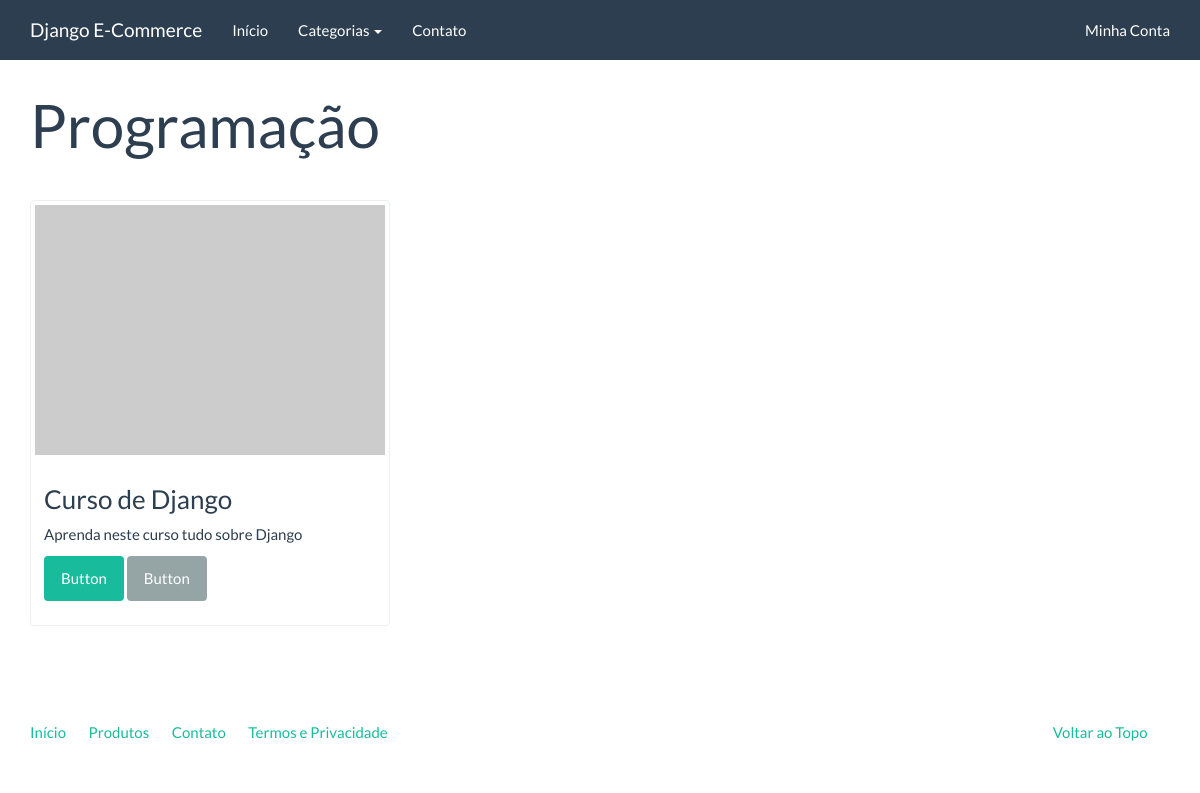
The page /produtos/programacao/ on the database its author committed.
### catalog/models.py (models this page shows)
class Category(models.Model):
    name = models.CharField(verbose_name='Nome',max_length=100)
    slug = models.SlugField('Identificador',max_length=100)
    created = models.DateTimeField('Criado em',auto_now_add=True)
    updated_at = models.DateTimeField('Modificado em',auto_now=True)
    class Meta:
        verbose_name = 'Categoria'
        verbose_name_plural = 'Categorias'
        '''se a ordem for decres colocar - na frente do campo'''
        ordering = ['name']
    def __str__(self):
        return self.name
    def get_absolute_url(self):
        return reverse('catalog:category',kwargs={'slug':self.slug})

class Product(models.Model):
    name = models.CharField(verbose_name='Nome',max_length=100)
    slug = models.SlugField('Identificador',max_length=100)
    '''um produto tem varias categorias'''
    category = models.ForeignKey('catalog.Category',verbose_name='Categoria')
    description = models.TextField('Descrição',blank=True)
    price = models.DecimalField('Preço',decimal_places=2,max_digits=8)
    created = models.DateTimeField('Criado em',auto_now_add=True)
    updated_at = models.DateTimeField('Modificado em',auto_now=True)
    class Meta:
        verbose_name = 'Produto'
        verbose_name_plural = 'Produtos'
        '''se a ordem for decres colocar - na frente do campo'''
        ordering = ['name']
    def __str__(self):
        return self.name

### catalog/views.py (the view)
# urls.py: url(r'^(?P<slug>[\w_-]+)/$',views.category,name='category'),
def category(request,slug):
    category = Category.objects.get(slug=slug)
    context = {
        'current_category':category,
        'product_list':Product.objects.filter(category=category),
    }
    return render(request,'catalog/category.html',context)

### catalog/context_processors.py (called while the page is built)
def categories(request):
    return{
        'categories':Category.objects.all()
    }

### catalog/templates/catalog/category.html (shortened to what this page needs)
{% extends "base.html" %}
{% block container %}
<div class="page-header">
    <h1>{{ current_category }}</h1>
</div>
<div class="row">
    {% for product in product_list %}
    <div class="col-sm-6 col-md-4">
        <div class="thumbnail">
            <a href="#">
                <img src="http://placehold.it/350x250" alt="" />
            </a>
            <div class="caption">
                <h3>{{ product }}</h3>
                {{ product.description|linebreaks }}
                <p><a href="#" class="btn btn-success" role="button">Button</a> <a href="#" class="btn btn-default" role="button">Button</a></p>
            </div>
        </div>
    </div>
    {% endfor %}
</div>
{% endblock %}

### rows shown on the page
Category: name "Programação"
Product: name "Curso de Django", description "Aprenda neste curso tudo sobre Django"
